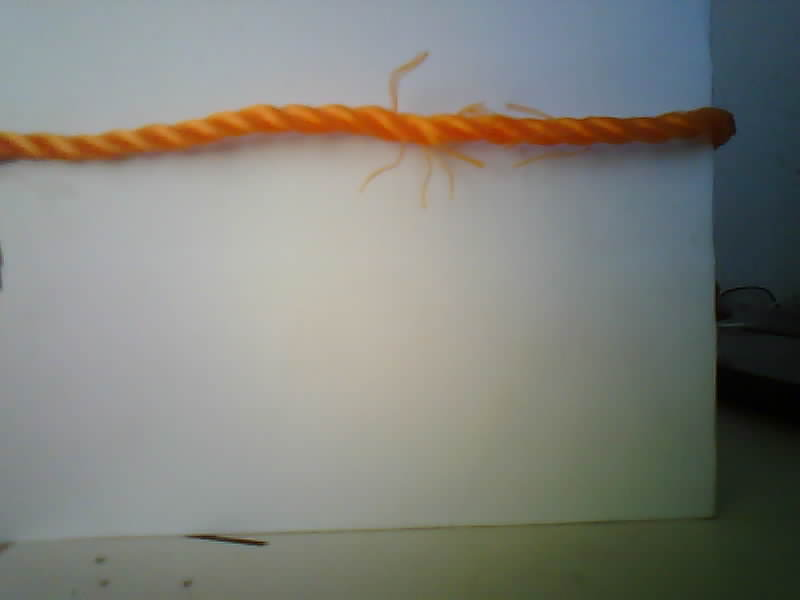
%> input picture DIP_P1/capture5.jpg, 800 x 600 px
$ octave imgprocessing.m   (GNU Octave 9; MATLAB toolbox functions it lacks are replaced by stand-ins)
%> lines starting %> are read from the running program, lines starting %| are printed output that depends on the picture
figure;
a=imread('capture5.jpg');
%> a is the input picture: size 600x800x3 uint8; mean R, G, B 128.4, 129.7, 123.7
b=rgb2gray(a);
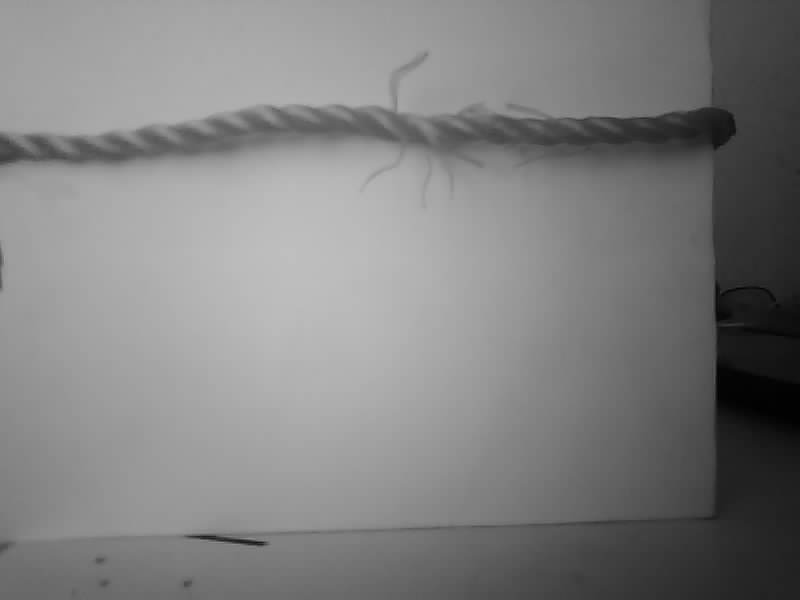
%> b: size 600x800 uint8; min 0, max 191, mean 128.6
d=imcomplement(b);
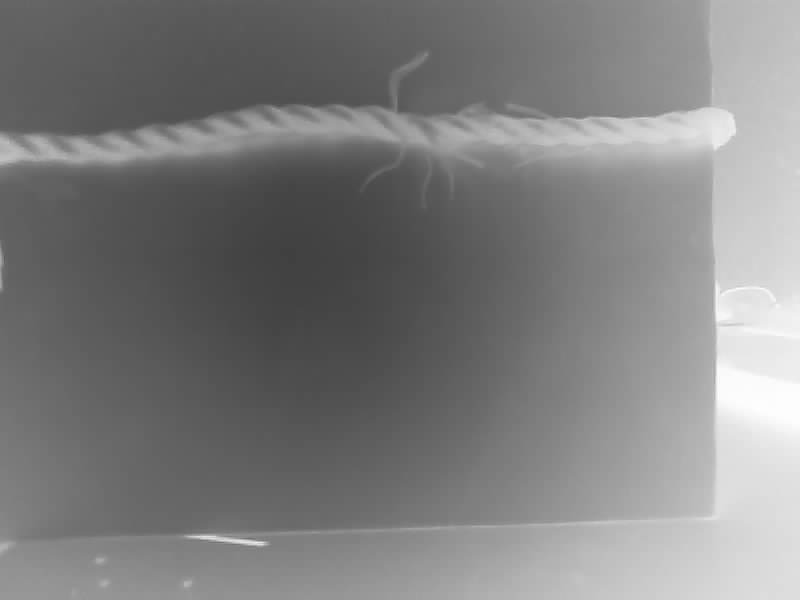
%> d: size 600x800 uint8; min 64, max 255, mean 126.4
c=imcrop(d,[150 80 700 320]);
aa=fspecial('unsharp');
cn=imfilter(imfilter(c,aa),aa);
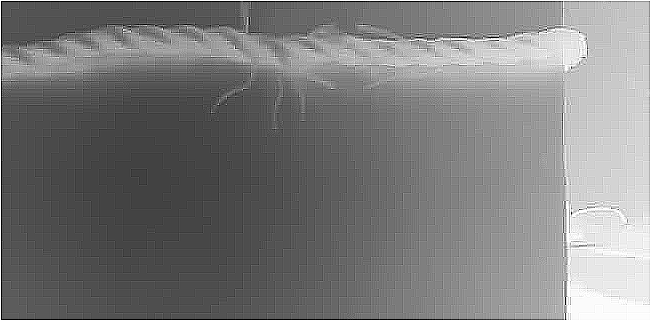
%> cn: size 321x651 uint8; min 0, max 255, mean 123.8
a1=wiener2(cn,[5,5]);
BW = edge(cn,'canny');
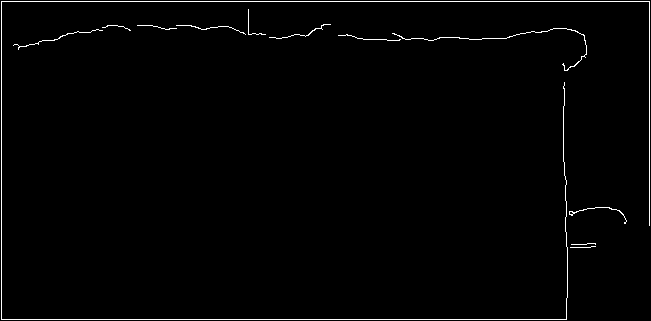
%> BW: size 321x651 logical; 1.4% white in thin lines or dots
[H,T,R] = hough(BW);
%> T = 180 values from -90 to 89; R = 1451 values from -725 to 725
P  = houghpeaks(H,5);
%> P = [725 1; 407 1]
x = T(P(:,2));
%> x = [-90 -90]
y = R(P(:,1));
%> y = [-1 -319]
plot(x,y,'s','color','green');
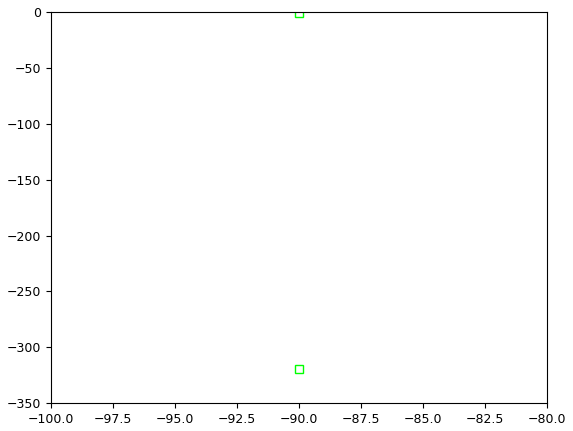
%> figure redrawn from the program's plot data
lines = houghlines(BW,T,R,P);
%> lines = 2 lines; point1 to point2 (x, y): (2, 2) to (650, 2), (2, 320) to (567, 320)
subplot(2,2,3);
pq=edge(a1,'canny');
%> pq: size 321x651 logical; 1.3% white in thin lines or dots
pq=imcrop(pq,[60 10 600 300]);
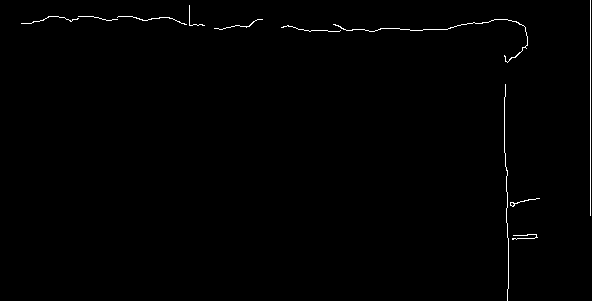
%> pq: size 301x592 logical; 0.64% white in thin lines or dots
[yn,xn]=size(pq);
%> yn = 301; xn = 592
imshow(pq), hold on
for k = 1:length(lines)
    xy = [lines(k).point1; lines(k).point2];
    plot(xy(:,1),xy(:,2),'LineWidth',2,'Color','green');
    plot(xy(1,1),xy(1,2),'x','LineWidth',2,'Color','yellow');
    plot(xy(2,1),xy(2,2),'x','LineWidth',2,'Color','red');
end
%> this loop made 2 passes
%> xy on passes 1 to 2: [2 2; 650 2], [2 320; 567 320]
title('edges [hough+canny]');
i=0;
p=0;
subplot(224);
imshow(pq), hold on
for k = 1:length(lines)
    xy = [lines(k).point1; lines(k).point2];
    if xy(1,2)>50&&xy(1,2)<300&&xy(2,2)>50&&xy(2,2)<300
        p=p+(xy(1,2)+xy(2,2))/2;
        i=i+1;
    end
end
%> after the loop, i = 0; p = 0
line=p/i;
%> line = NaN
plot([0,xn],[line,line],'LineWidth',2,'Color','green');
for j=1:yn
    for k=1:xn
        if pq(j,k)==1
            if abs(j-line)>60
                plot(k,j,'.','LineWidth',1,'Color','red');
            end
        end
    end
end
title("detection");
subplot(221);imshow(c);title("original");
subplot(222);imshow(a1);title("enhanced");
%> after `title("enhanced")`:
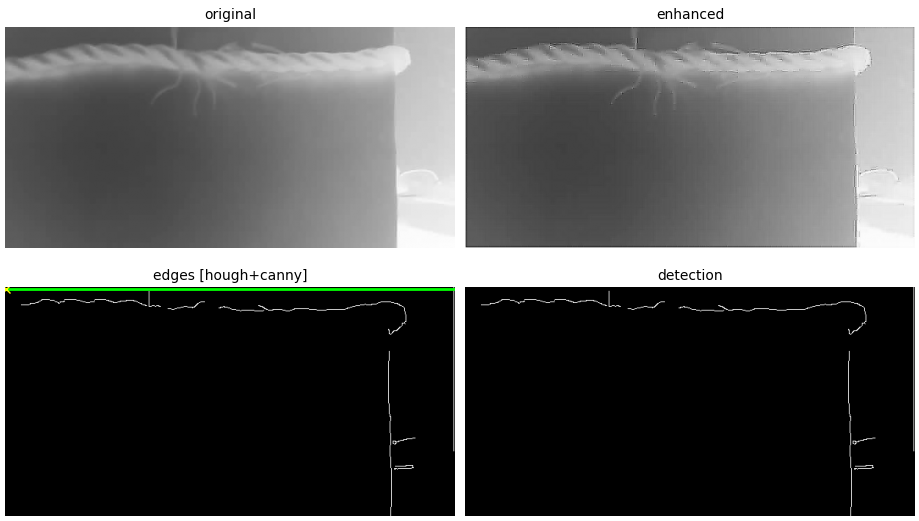
%> figure redrawn from the program's plot data, 4 panels

$ run again, with DIP_P1/capture1.jpg copied over DIP_P1/capture5.jpg
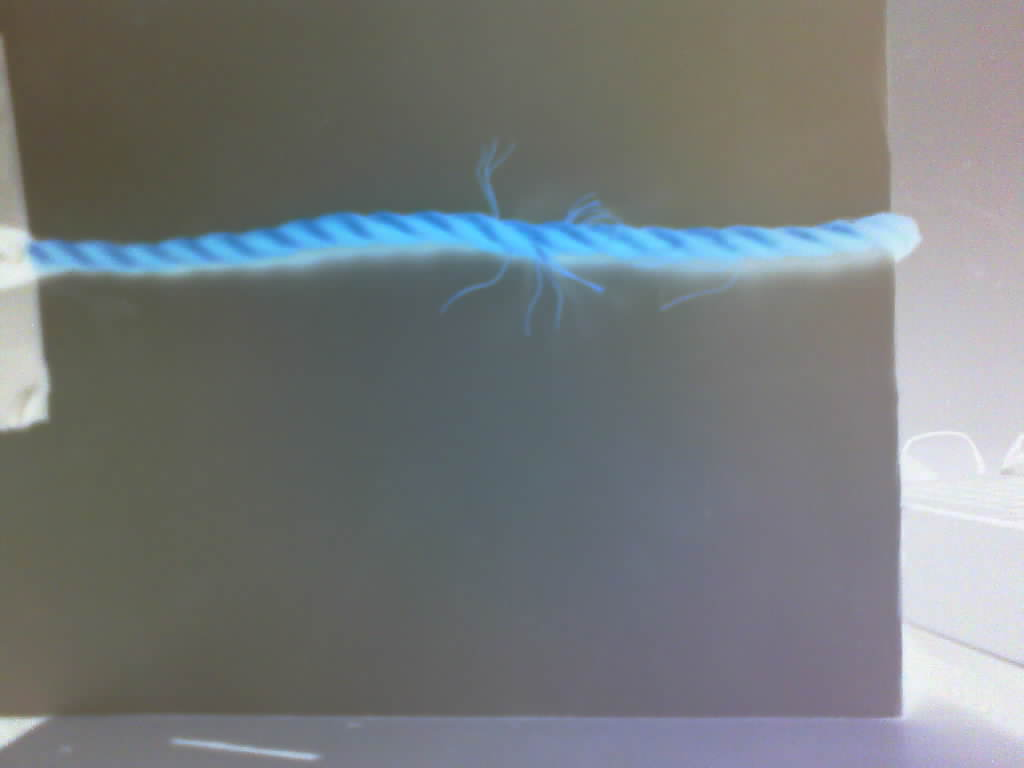
%> input picture DIP_P1/capture1.jpg, 1024 x 768 px
%> a is the input picture: size 768x1024x3 uint8; mean R, G, B 117.8, 121.7, 122.5
%> `BW = edge(cn,'canny');`:
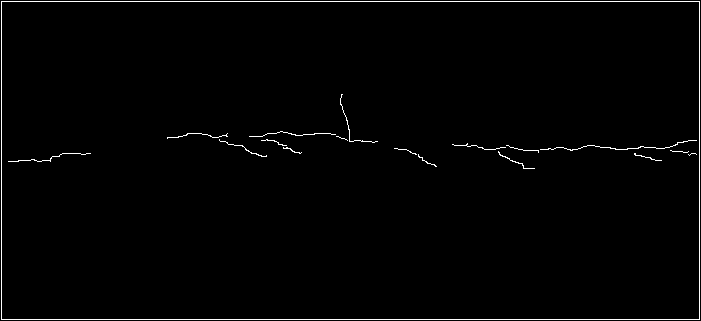
%> BW: size 321x701 logical; 1.3% white in thin lines or dots
%> T = 180 values from -90 to 89; R = 1541 values from -770 to 770
%> P = [452 1; 770 1]
%> x = [-90 -90]
%> y = [-319 -1]
%> lines = 2 lines; point1 to point2 (x, y): (2, 320) to (700, 320), (2, 2) to (700, 2)
%> the loop `for k = 1:length(lines)` made 2 passes
%> xy on passes 1 to 2: [2 320; 700 320], [2 2; 700 2]
%> after the loop `for k = 1:length(lines)`: i = 0
%> line = NaN
%> `title("enhanced")`:
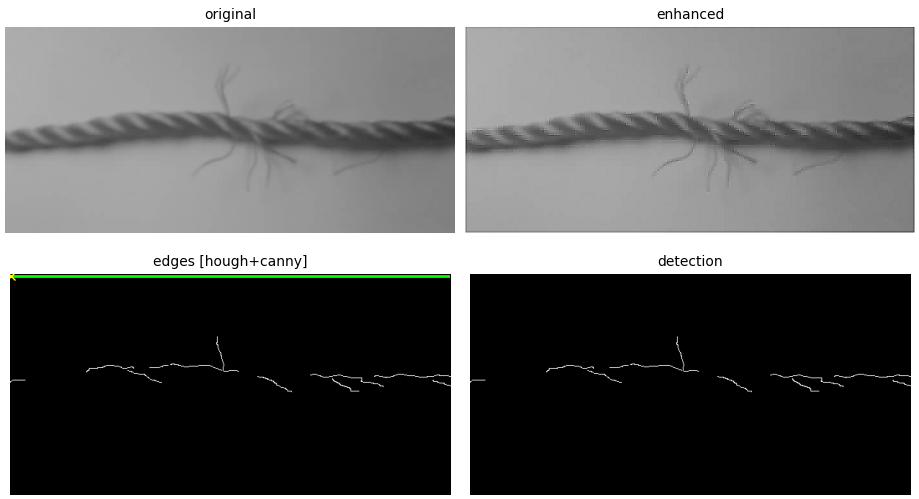
%> figure redrawn from the program's plot data, 4 panels

$ run again, with DIP_P1/capture2.jpg copied over DIP_P1/capture5.jpg
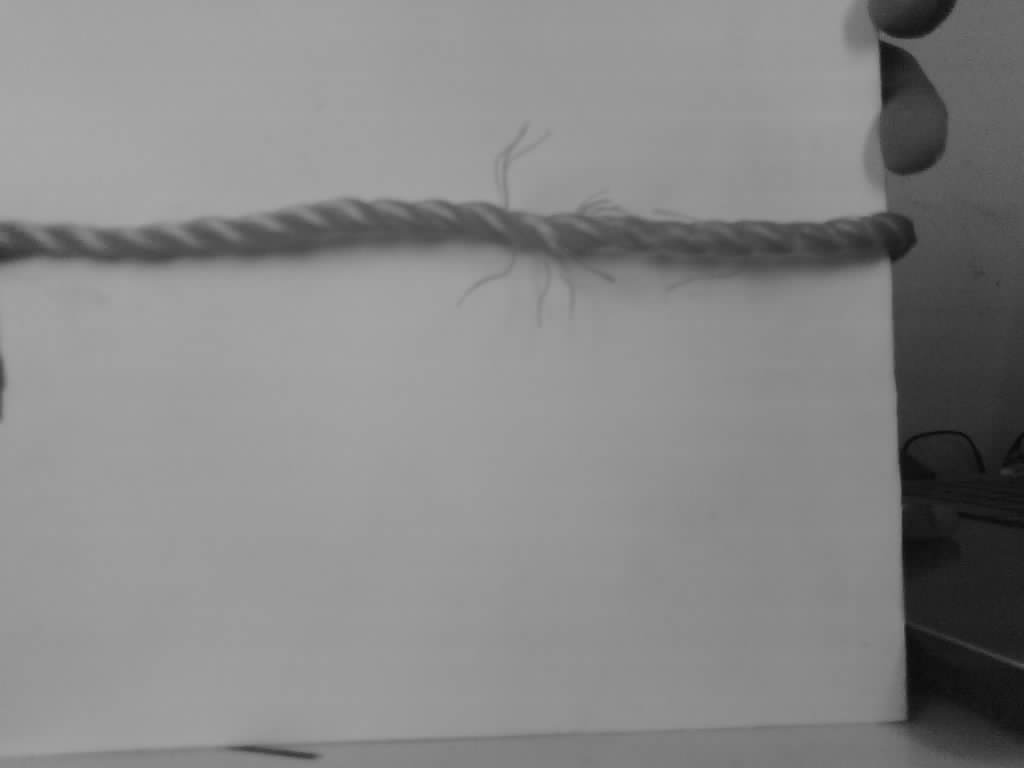
%> input picture DIP_P1/capture2.jpg, 1024 x 768 px
%> a is the input picture: size 768x1024x3 uint8; min 9, max 167, mean 135.1
%> `BW = edge(cn,'canny');`:
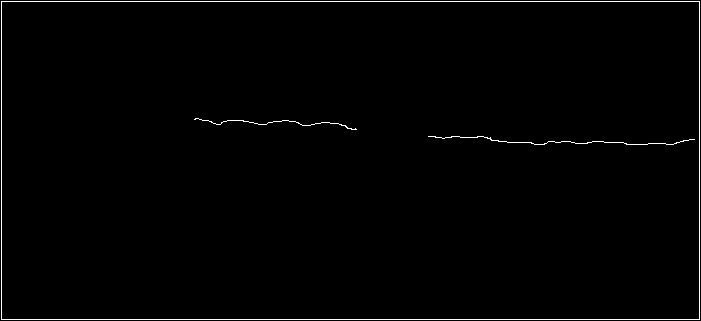
%> BW: size 321x701 logical; 1.1% white in thin lines or dots
%> T = 180 values from -90 to 89; R = 1541 values from -770 to 770
%> P = [452 1; 770 1]
%> x = [-90 -90]
%> y = [-319 -1]
%> lines = 2 lines; point1 to point2 (x, y): (2, 320) to (700, 320), (2, 2) to (700, 2)
%> the loop `for k = 1:length(lines)` made 2 passes
%> xy on passes 1 to 2: [2 320; 700 320], [2 2; 700 2]
%> after the loop `for k = 1:length(lines)`: i = 0
%> line = NaN
%> `title("enhanced")`:
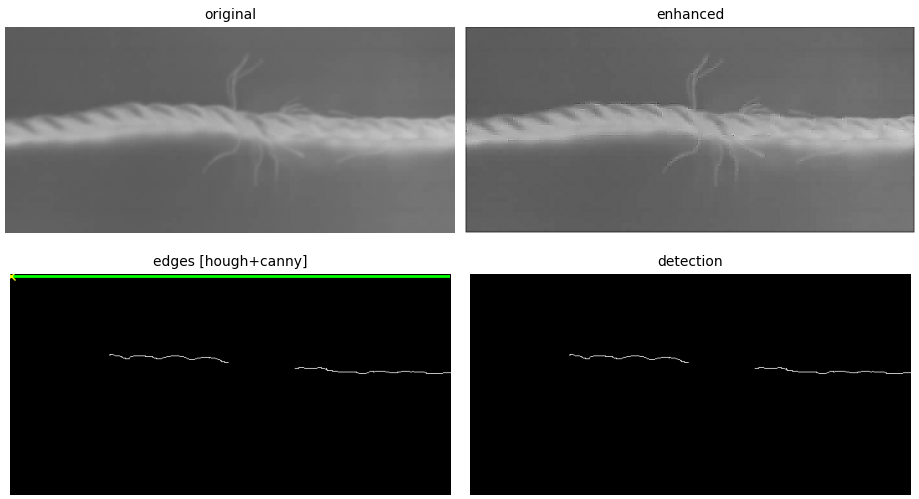
%> figure redrawn from the program's plot data, 4 panels

$ run again, with DIP_P1/capture3.jpg copied over DIP_P1/capture5.jpg
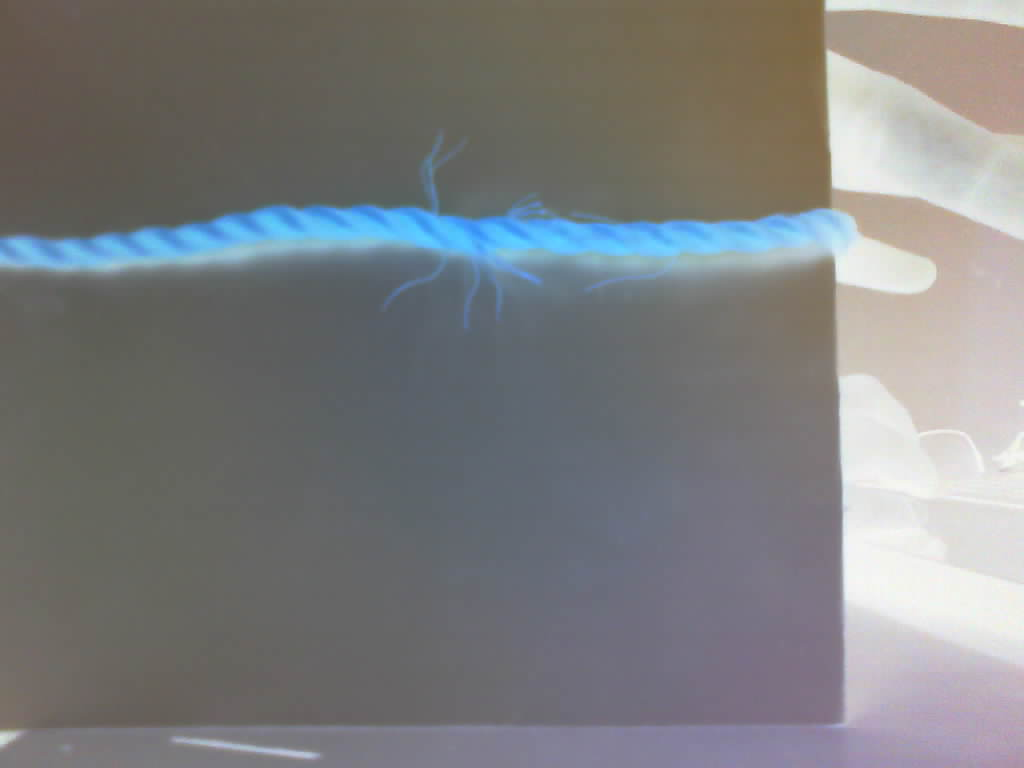
%> input picture DIP_P1/capture3.jpg, 1024 x 768 px
%> a is the input picture: size 768x1024x3 uint8; mean R, G, B 124.7, 125.9, 127
%> BW: size 321x701 logical; 1.3% white in thin lines or dots
%> T = 180 values from -90 to 89; R = 1541 values from -770 to 770
%> P = [452 1; 770 1]
%> x = [-90 -90]
%> y = [-319 -1]
%> lines = 2 lines; point1 to point2 (x, y): (2, 320) to (700, 320), (2, 2) to (700, 2)
%> the loop `for k = 1:length(lines)` made 2 passes
%> xy on passes 1 to 2: [2 320; 700 320], [2 2; 700 2]
%> after the loop `for k = 1:length(lines)`: i = 0
%> line = NaN
%> `title("enhanced")`:
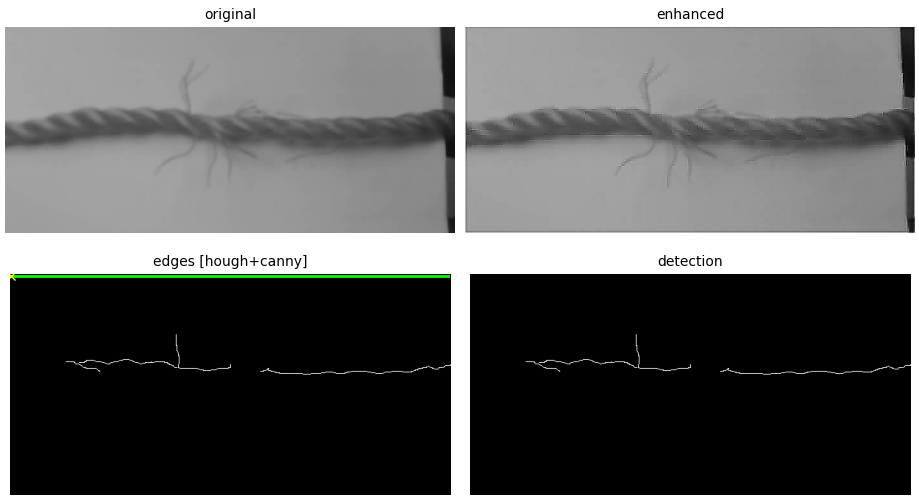
%> figure redrawn from the program's plot data, 4 panels
